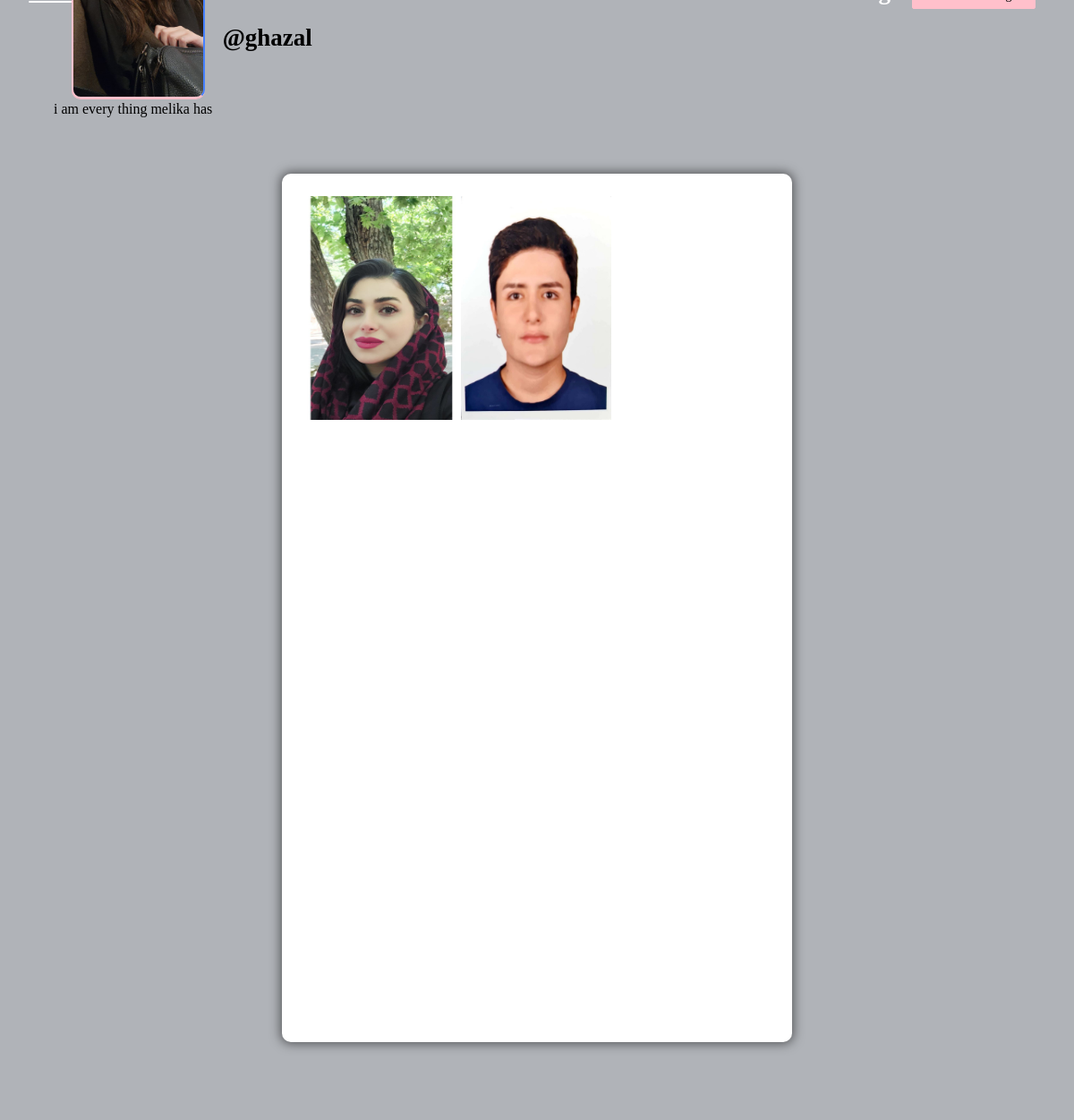
Screenshot of /profile/ghazal (signed in) with the database file from the repository.
### core/models.py (models this page shows, shortened)
class Profile(models.Model):
    user = models.ForeignKey(User, on_delete=models.CASCADE)
    id_user = models.IntegerField()
    bio = models.TextField(blank=True)
    profileimg = models.ImageField(upload_to='profile_images', default='blank-profile-picture.png')
    location = models.CharField(max_length=100, blank=True)

class Post(models.Model):
    id = models.UUIDField(primary_key=True, default=uuid.uuid4)
    user = models.CharField(max_length=100)
    image = models.ImageField(upload_to='post_images')
    caption = models.TextField()
    created_at = models.DateTimeField(default=datetime.now)
    no_of_likes = models.IntegerField(default=0)

### core/views.py (the view)
# urls.py: path('profile/<str:pk>', views.profile, name='profile'),
@login_required(login_url='signin')
def profile(request, pk):
    user_object = User.objects.get(username=pk)
    user_profile = Profile.objects.get(user=user_object)
    user_posts = Post.objects.filter(user=pk)
    user_post_length = len(user_posts)
    follower = request.user.username
    user = pk
    if FollowersCount.objects.filter(follower=follower, user=user).first():
        button_text = 'Unfollow'
    else:
        button_text = 'Follow'
    user_followers = len(FollowersCount.objects.filter(user=pk))
    user_following = len(FollowersCount.objects.filter(follower=pk))
    context = {
        'user_object': user_object,
        'user_profile': user_profile,
        'user_posts': user_posts,
        'user_post_length': user_post_length,
        'button_text': button_text,
        'user_followers': user_followers,
        'user_following': user_following,
    }
    return render(request, 'profile.html', context)

### templates/profile.html (shortened to what this page needs)
{% load static %}
<!DOCTYPE html>
<html lang="en">
<head>
    <link rel="stylesheet" href="{% static 'css/main.min.css' %}">
    <link rel="stylesheet" href="{% static 'css/style.css' %}">
    <link rel="stylesheet" href="{% static 'css/color.css' %}">
    <link rel="stylesheet" href="{% static 'css/responsive.css' %}">
</head>
<body>
	<section>
			<div class="feature-photo">
				<figure><img src="{% static 'images/resources/timeline-1.jpg' %}" alt=""></figure>
				<form action="/follow" method="POST">
					<div class="add-btn">
					<span style="color: white; font-size: 27px; margin-right: 520px;"><b><u><a href="/">Home</a></u></b></span>
					{% if user_post_length == 0 %}
					<span style="color: white; font-size: 27px;"><b>No Post</b></span>
					{% elif user_post_length == 1 %}
					<span style="color: white; font-size: 27px;"><b>{{user_post_length}} Post</b></span>
					{% else %}
					<span style="color: white; font-size: 27px;"><b>{{user_post_length}} Posts</b></span>
					{% endif %}
					{% if user_followers == 0 or user_followers == 1 %}
					<span style="color: white; font-size: 27px;"><b>{{user_followers}} follower</b></span>
					{% else %}
					<span style="color: white; font-size: 27px;"><b>{{user_followers}} followers</b></span>
					{% endif %}
					<span style="color: white; font-size: 27px;"><b>{{user_following}} following</b></span>
					{% if user_object.username == user.username %}
					<a href={% url "core:settings"%} data-ripple="">Account Settings</a>
					{% else %}
					<a data-ripple=""><button type="submit" style="background-color: #ffc0cb; border: #ffc0cb;">{{button_text}}</button></a>
					{% endif %}
					</div>
				</form>
				<div class="container-fluid">
					<div class="row merged">
						<div class="col-lg-2 col-sm-3">
							<div class="user-avatar">
								<figure>
									<img src="{{user_profile.profileimg.url}}" style="height: 250px; width: 100%;" alt="">
								</figure>
							</div>
						</div>
						<div class="col-lg-10 col-sm-9">
							<div class="timeline-info">
								<ul>
									<li class="admin-name">
									  <h5 style="color: black;white-space: nowrap; width: 110px; font-size: 27px;"><b>@{{user_profile.user.username}}</b></h5>
									</li>
								</ul>
							</div>
						</div>
					</div>
				</div>
			</div>
		</section>
		<section>
			<div class="bio">
					{{user_profile.bio}}
			</div>
		</section>
	<section>
		<div class="gap gray-bg">
			<div class="container-fluid">
				<div class="row">
					<div class="col-lg-12">
						<div class="row" id="page-contents">
							<div class="col-lg-3">
								<aside class="sidebar static">
								</aside>
							</div>
							<div class="col-lg-6">
								<div class="central-meta">
									<ul class="photos">
										{% for post in user_posts %}
										<li>
											<a class="strip" href="{{post.image.url}}" title="" data-strip-group="mygroup" data-strip-group-options="loop: false">
												<img src="{{post.image.url}}" style="height: 250px; width: 300px;" alt=""></a>
										</li>
										{% endfor %}
									</ul>
								</div>
							</div>
							<div class="col-lg-3">
								<aside class="sidebar static">
								</aside>
							</div>
						</div>
					</div>
				</div>
			</div>
		</div>
	</section>
</body>
</html>

### statics/css/color.css (style rules this page uses)
#nprogress .bar, .timeline-info > ul li a::before, .add-btn > a, .activitiez > li::before, form button, .colla-apps > li a:hover, a.underline:before, .setting-row input:checked + label, .user-avatar:hover .edit-phto, .error-meta > a, .color-bg, .add-butn, .nav.nav-tabs.likes-btn > li a.active, a.dislike-btn, .drop > a:hover, .btn-view.btn-load-more:hover, .accordion .card h5 button[aria-expanded="true"], .chat-head, .f-page > figure em, .inbox-panel-head > ul > li > a, .nav-tabs--left .nav-link.active, .nav-tabs--left .nav-link.active:hover, footer .widget-title h4::before, #topcontrol, .sidebar .widget-title::before, .f-title::before, .g-post-classic > figure > i::after, .purify > a, .help-list > a:hover, .open-position::before, .info > a, .category-box:hover, .category-box.selected, a.main-btn, .section-heading::before, .getquot-baner, .more-branches > h4::before, .is-helpful > a, .cart-optionz > li > a:hover, .paginationz > li a:hover, .paginationz > li a.active, .shopping-cart, a.btn2:hover, .form-submit > input[type="submit"], button.submit-checkout, .delete-cart:hover, .proceed .button, .amount-area .update-cart, a.addnewforum, .apply-bttons > a { background: orange; }

### statics/css/responsive.css (style rules this page uses)
@media screen and (max-width: 1281px) and (min-width: 1024px) { .photos > li { min-width: 32.2%; width: 32.2%; } }
@media screen and (max-width: 1281px) and (min-width: 1024px) { .timeline-info { line-height: 51px; } }
@media screen and (max-width: 1281px) and (min-width: 1024px) { .timeline-info .admin-name > h5 { font-size: 20px; } }
@media screen and (max-width: 1281px) and (min-width: 1024px) { .user-avatar { width: 80.2% } }

### rows the page displays
Profile: profileimg (picture), user.username "ghazal", bio "i am every thing melika has"
Post: image (picture)
Post: image (picture)
